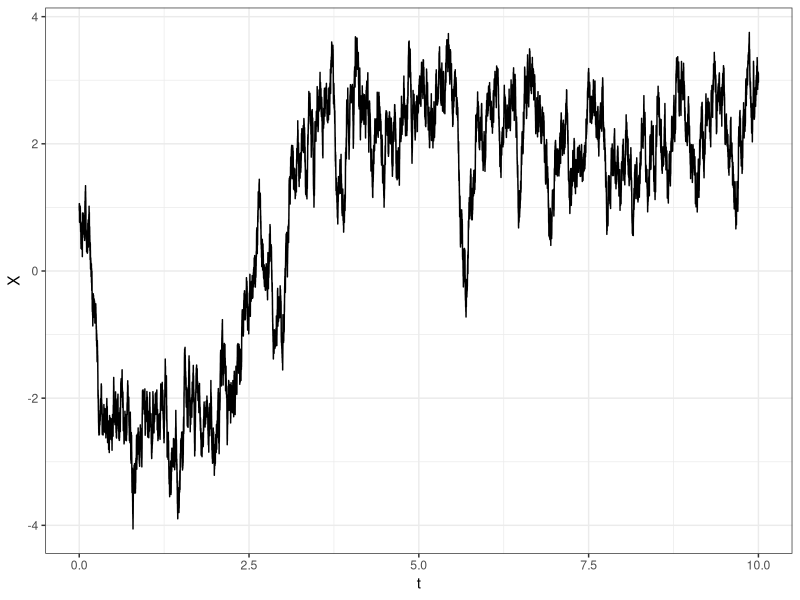
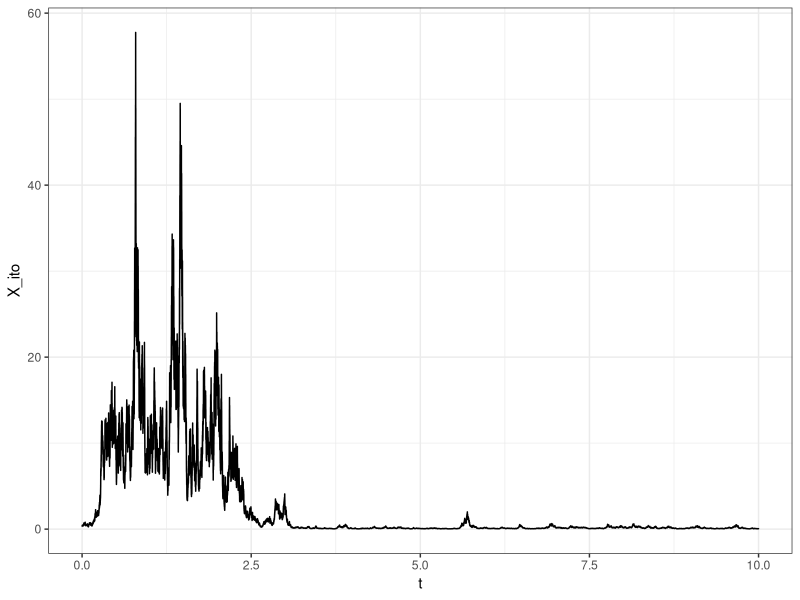

Here is the R script that generated these plots, in order:
library(tidyverse)
theme_set(theme_bw())

sim_doublewell <- function(total_time, step_length, param, X_0){
  
  beta1 <- param[1]
  beta2 <- param[2]
  beta4 <- param[3]
  sigma <- param[4]
  
  # Calculate the number of steps correctly
  N <- as.integer(total_time / step_length) 
  if (total_time %% step_length != 0) {
    N <- N + 1
  }
  
  # Initialize the process
  X <- numeric(N + 1) # N + 1 to include the initial point
  X[1] <- X_0
  dW <- rnorm(N, mean = 0, sd = sqrt(step_length))
  
  # Euler-Maruyama method to simulate the process
  for (t in 2:(N + 1)) {
    X[t] <- X[t - 1] - (beta4 * X[t - 1]^3 - beta2 * X[t - 1] - beta1) * step_length + sigma * dW[t - 1]
  }
  
  X_ito <- numeric(N + 1)
  X_ito[1] <- exp(-X_0)
  
  for (t in 2:(N + 1)) {
    X_ito[t] <- X_ito[t - 1] + X_ito[t - 1] * (beta2 * log(X_ito[t - 1]) - beta4 * log(X_ito[t - 1])^3 - beta1 + 1/2 * sigma^2) * step_length - 
      sigma * X_ito[t - 1] * dW[t - 1]
  }
  
  t_vec <- seq(0, length.out = N + 1, by = step_length)
  
  # Create tibble
  tibble(t = t_vec, X = X, X_ito_manual = exp(-X), X_ito)
}

beta1 <- 1
beta2 <- 5
beta4 <- 1
sigma <- 3
x0 <- 1
actual_dt <- 0.0001
trueparam <- c(beta1, beta2, beta4, sigma)


sample_doublewell <- sim_doublewell(10, actual_dt, trueparam, x0)

sample_doublewell %>% ggplot(aes(x = t, y = X)) + geom_step()

sample_doublewell %>% ggplot(aes(x = t, y = X_ito)) + geom_step()

euler_maruyama_likelihood_doublewell <- function(param, data, dt){
  # Initialize parameters
  beta1 <- param[1]
  beta2 <- param[2]
  beta4 <- param[3]
  sigma <- param[4]
  
  # Prepare data
  N <- length(data)
  lower_x <- data[1:(N - 1)]
  upper_x <- data[2:N]
  
  likelihood_value <- 1/2 * sum(log(2*pi*sigma^2 * dt) + 
                                  (upper_x - lower_x + (beta4 * lower_x^3 - beta2 * lower_x - beta1) * dt)^2 /
                                  (sigma^2 * dt))
  likelihood_value
}

euler_maruyama_likelihood_transformed_doublewell <- function(param, data, dt){
  # Initialize parameters
  beta1 <- param[1]
  beta2 <- param[2]
  beta4 <- param[3]
  sigma <- param[4]
  
  # Prepare data
  N <- length(data)
  lower_x <- data[1:(N - 1)]
  upper_x <- data[2:N]
  
likelihood_value <- 1/2 * sum(log(2*pi*sigma^2 * lower_x^2 * dt) + 
                                  (upper_x - lower_x * (1 + (beta2 * log(lower_x) - beta4 * log(lower_x)^3 - beta1 + sigma^2/2) * dt))^2 /
                                  (sigma^2 * lower_x^2 * dt))
  likelihood_value
}

## Optimization

result_euler_maruyama_likelihood_doublewell <-  optim(par = trueparam, fn = euler_maruyama_likelihood_doublewell,
                                                      data = sample_doublewell$X, dt = actual_dt)

result_euler_maruyama_likelihood_doublewell$par


result_euler_maruyama_likelihood_transformed_doublewell <-  optim(par = trueparam, fn = euler_maruyama_likelihood_transformed_doublewell,
                                                      data = sample_doublewell$X_ito, dt = actual_dt)

result_euler_maruyama_likelihood_transformed_doublewell$par
